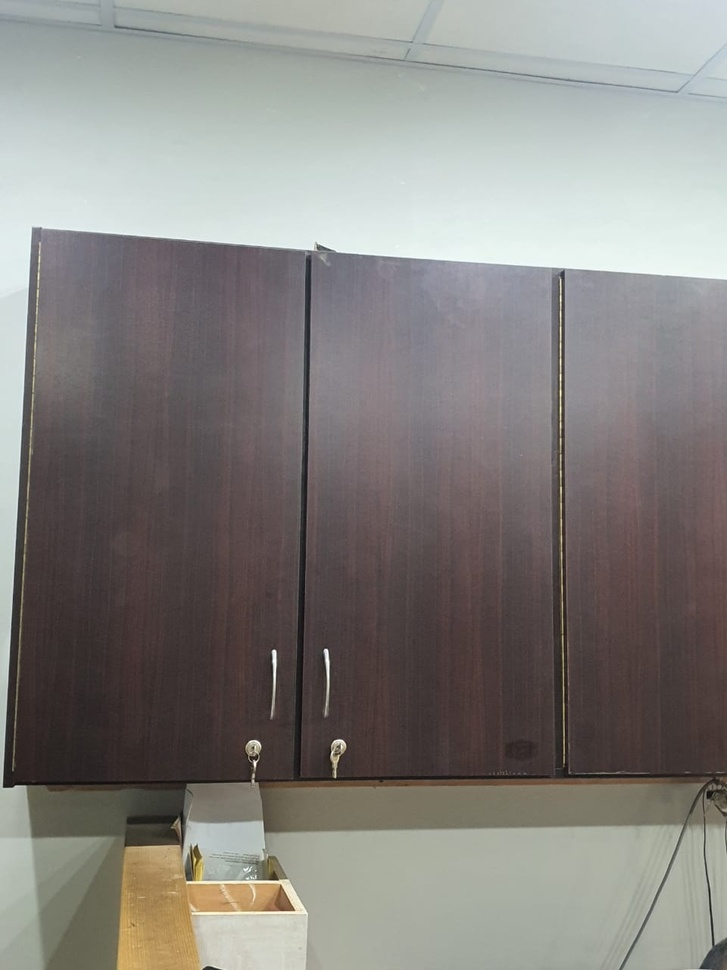
#> input picture Input/cup.jpg, 727 x 970 px, shrunk from 960 x 1280 before the run
$ python -i colormask.py   (imports and definitions only)
#> lines starting #> are read from the running program, lines starting #| are printed output that depends on the picture; after the words box and inside, x2 and y2 are one past the last pixel; in counts of white or black regions, pixels touching at a corner belong together
import cv2
import numpy as np
from matplotlib import pyplot as plt

import imutils

def segment(path):
#> called with path = 'Input/cup.jpg'
    img = cv2.imread(path)
#> img is the input picture: shape (970, 727, 3); mean B, G, R 127, 130.4, 133
    img2=img.copy()
    edges = cv2.Canny(img.copy(),100,200)
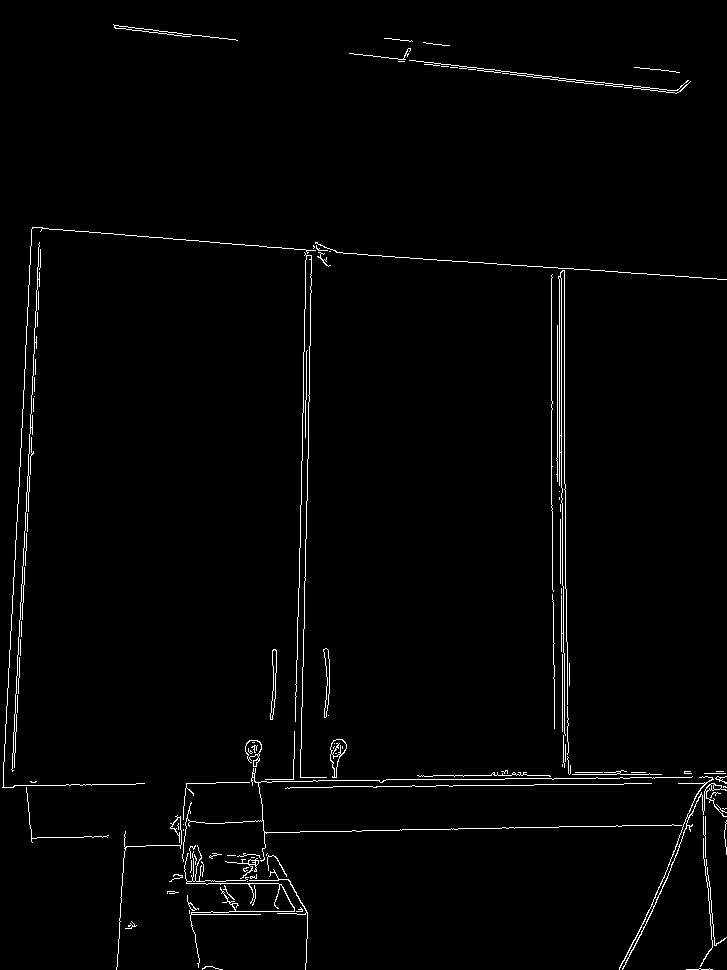
#> edges: shape (970, 727); 1.7% white in thin lines or dots
    image = edges
    image = cv2.cvtColor(image, cv2.COLOR_BGR2RGB)
#> image: shape (970, 727, 3); 1.7% white in thin lines or dots
    # convert to grayscale
    gray = cv2.cvtColor(image, cv2.COLOR_RGB2GRAY)

    _, binary = cv2.threshold(gray,135,135, cv2.THRESH_BINARY_INV)
#> binary: shape (970, 727); values 0 (black) and 135 (white), 98.3% white; black in thin lines or dots
    contours, hierarchy = cv2.findContours(binary, cv2.RETR_TREE   , cv2.RETR_TREE)
#> contours = 976 contours, 919 with area under 20; largest, box (x1, y1, x2, y2) and area: (0, 0, 727, 970) 703052, (557, 269, 566, 485) 237, (559, 277, 562, 489) 228, (228, 885, 296, 913) 188, (248, 877, 309, 940) 154
    # draw all contours
    n=len(contours)-1
#> n = 975
    contours=sorted(contours,key=cv2.contourArea,reverse=False)[:n]
#> contours = 975 contours, 919 with area under 20; largest, box (x1, y1, x2, y2) and area: (557, 269, 566, 485) 237, (559, 277, 562, 489) 228, (228, 885, 296, 913) 188, (248, 877, 309, 940) 154, (1, 761, 67, 789) 111
    for c in contours:
        hull=cv2.convexHull(c)
        cv2.drawContours(image,[hull],0,(0,255,0),2)
        g2 = cv2.cvtColor(image, cv2.COLOR_BGR2GRAY)
        r, t2 = cv2.threshold(g2, 140,180, cv2.THRESH_BINARY)

        masked = cv2.bitwise_and(img2, img2, mask = t2)
#> this loop made 975 passes
#> (c, hull) on passes 2 to 4: ([[698, 968], [701, 968]], [[701, 968], [698, 968]]), ([[214, 968], [219, 968]], [[219, 968], [214, 968]]), ([[212, 967], [215, 967]], [[215, 967], [212, 967]])
#> pass 1, in segment, `masked = cv2.bitwise_and(img2, img2, mask = t2)`:
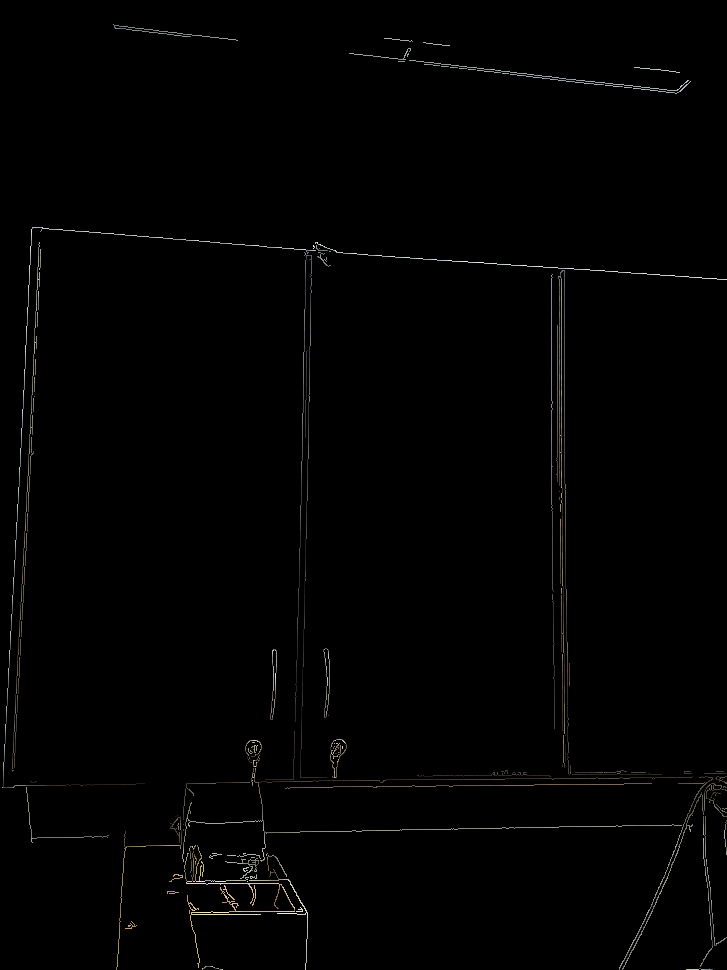
#> masked: shape (970, 727, 3); mean B, G, R 1.8, 2, 2.1
#> after the loop:
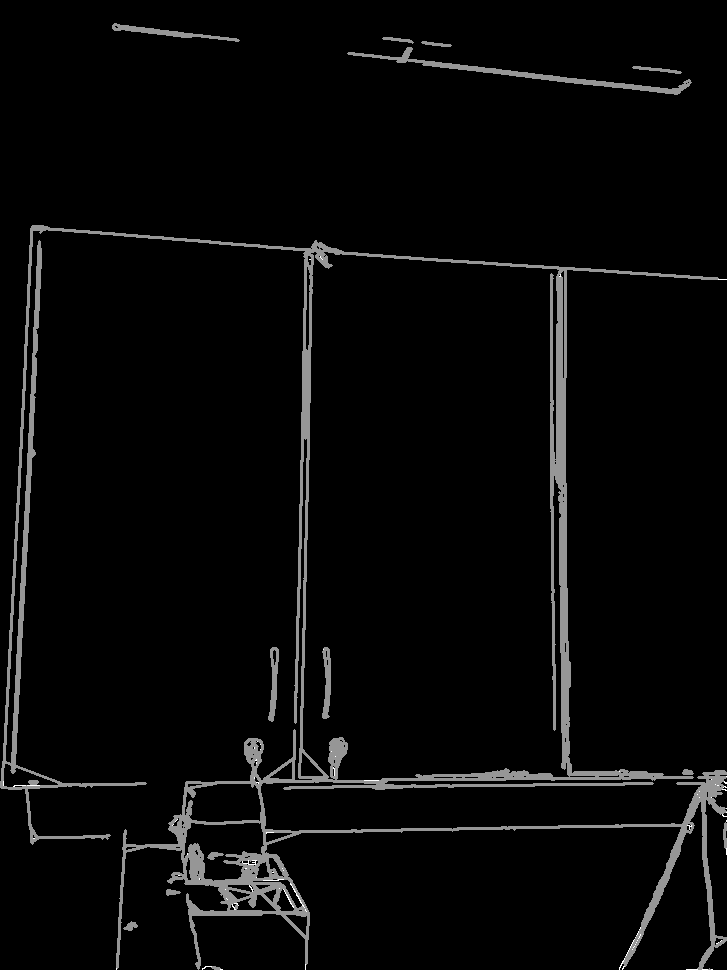
#> g2: shape (970, 727); min 0, max 255, mean 8.1
#> after the loop:
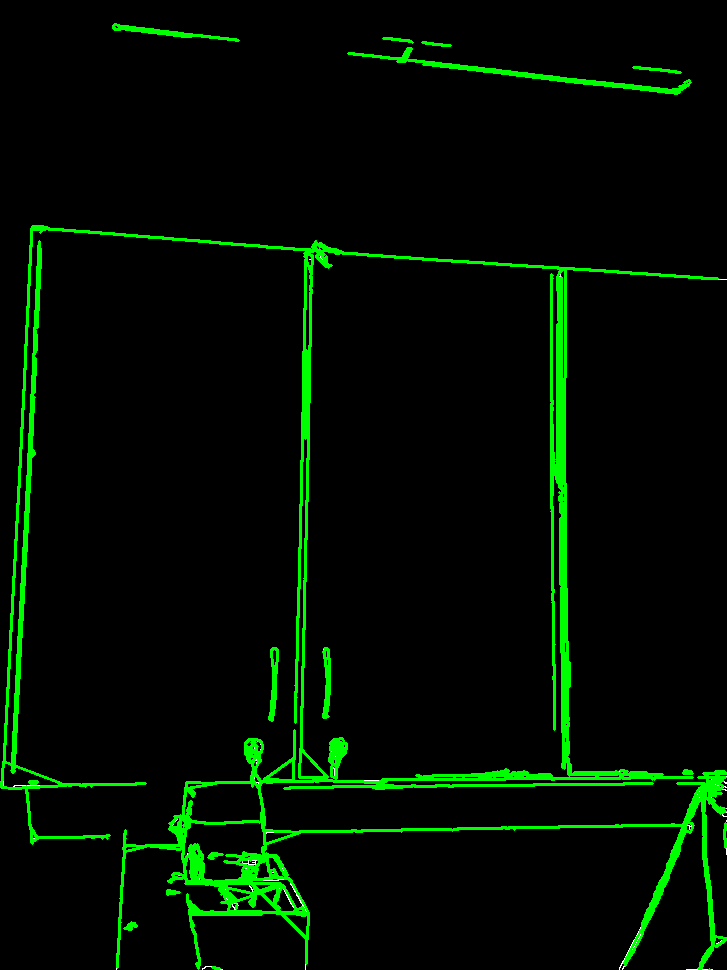
#> image: shape (970, 727, 3); mean R, G, B 0.2, 13.7, 0.2
    return masked

>>> result = segment('Input/cup.jpg')
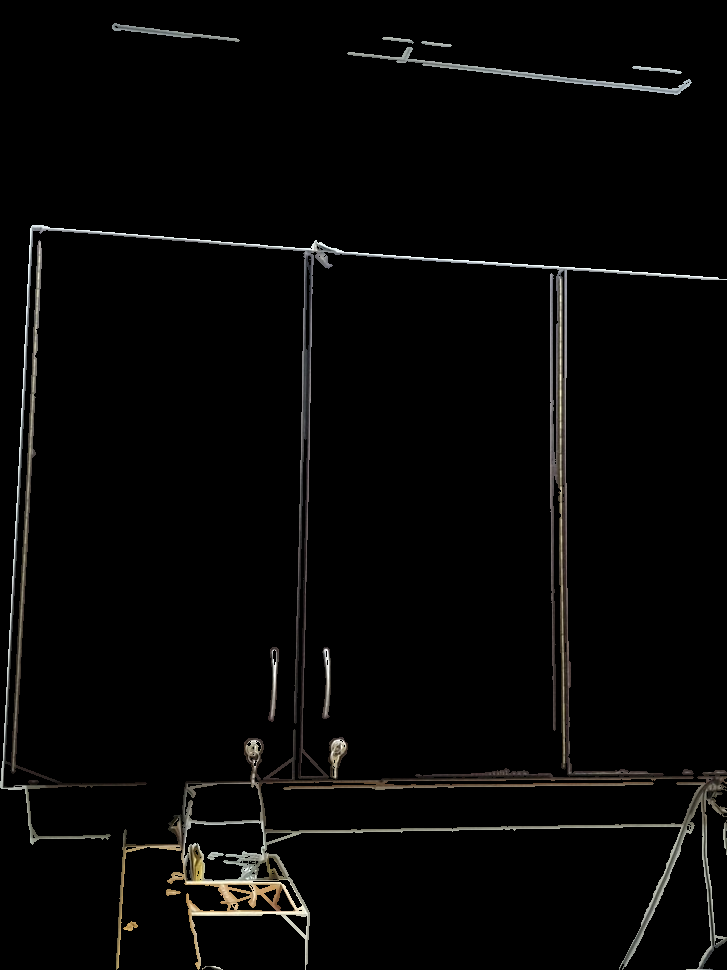
#> result: shape (970, 727, 3); mean of channels 0, 1, 2 5.7, 6.2, 6.5; drawn as B, G, R
